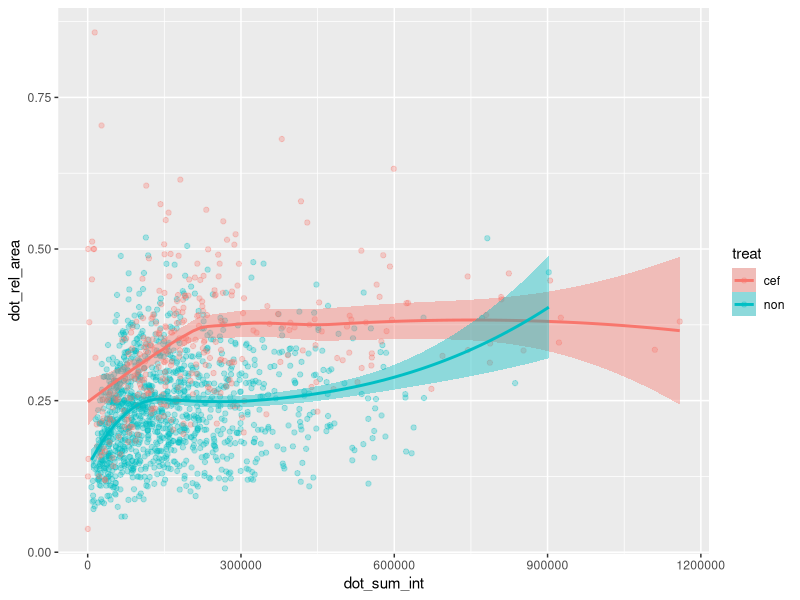
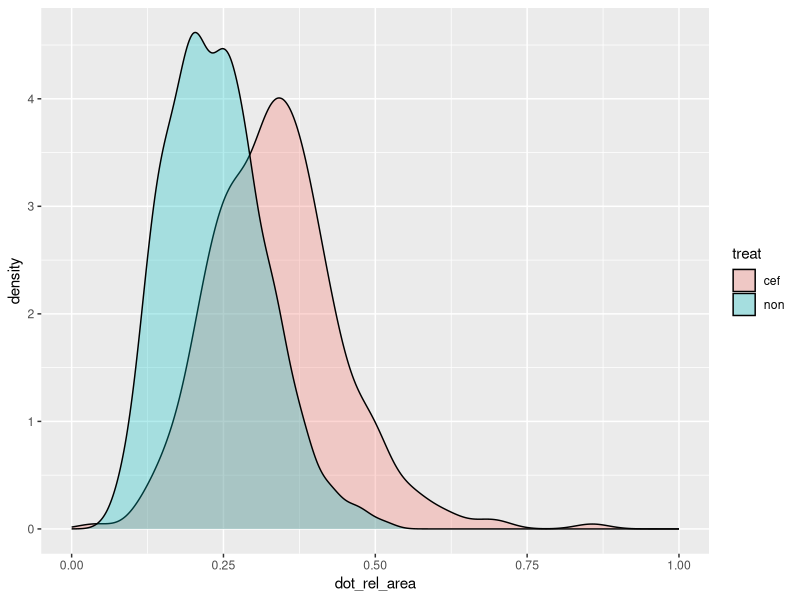
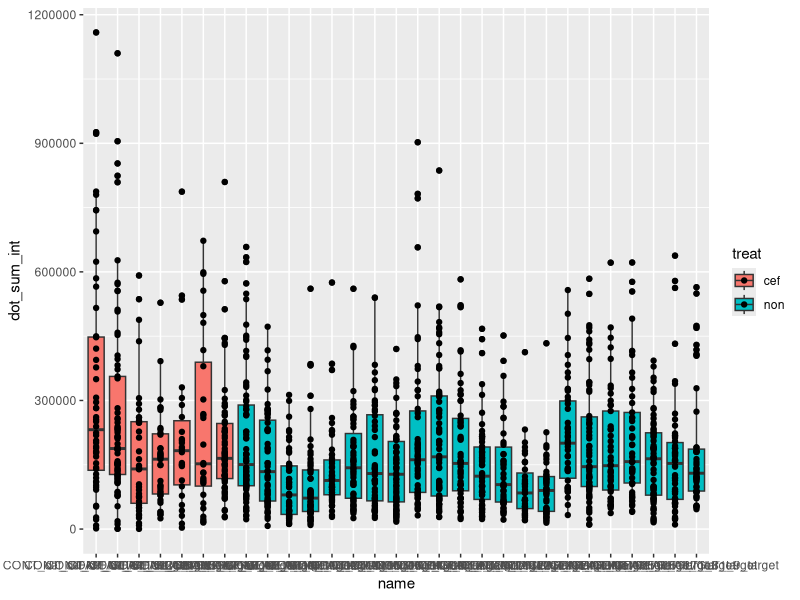
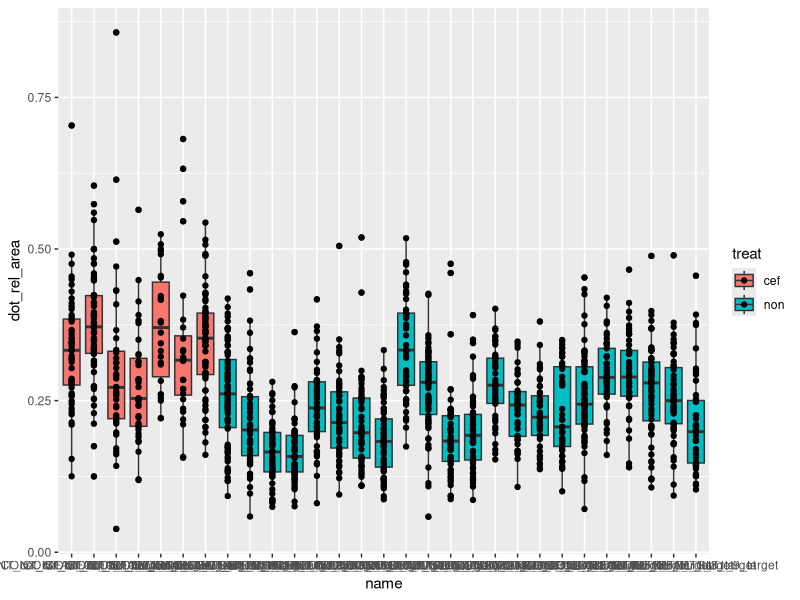
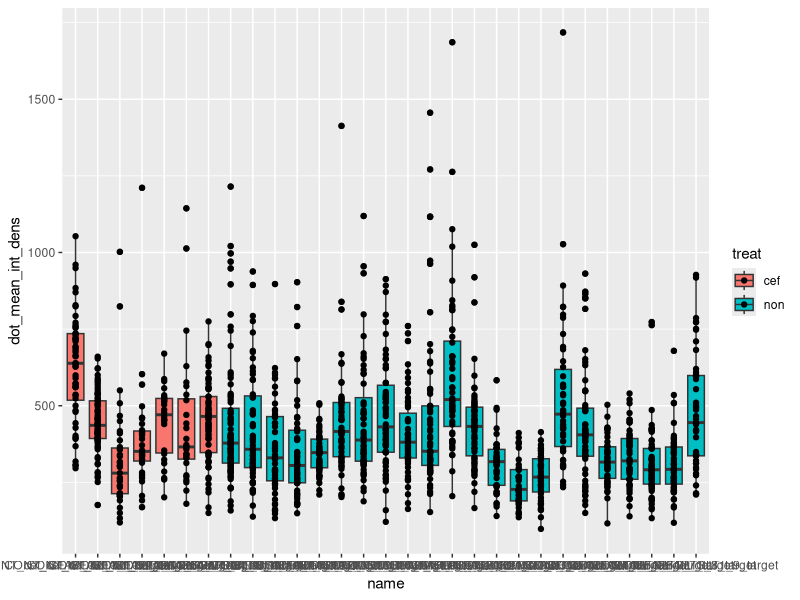
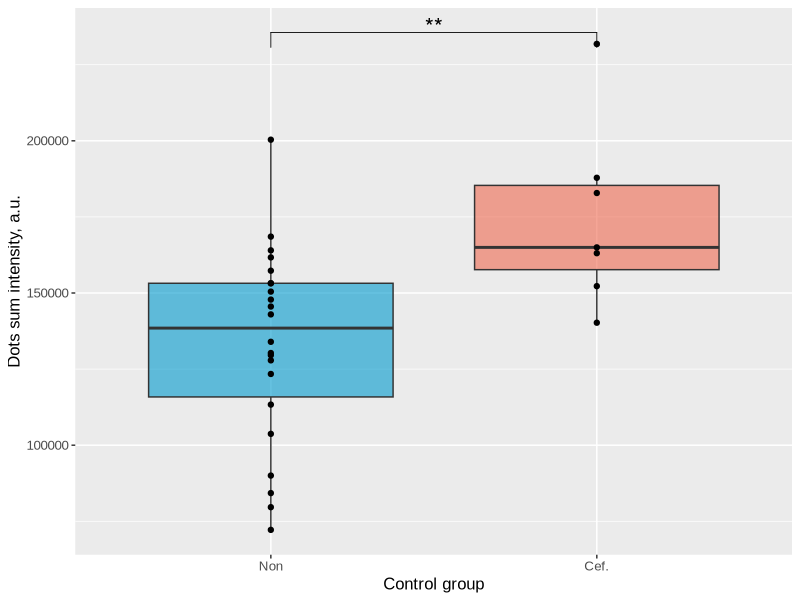
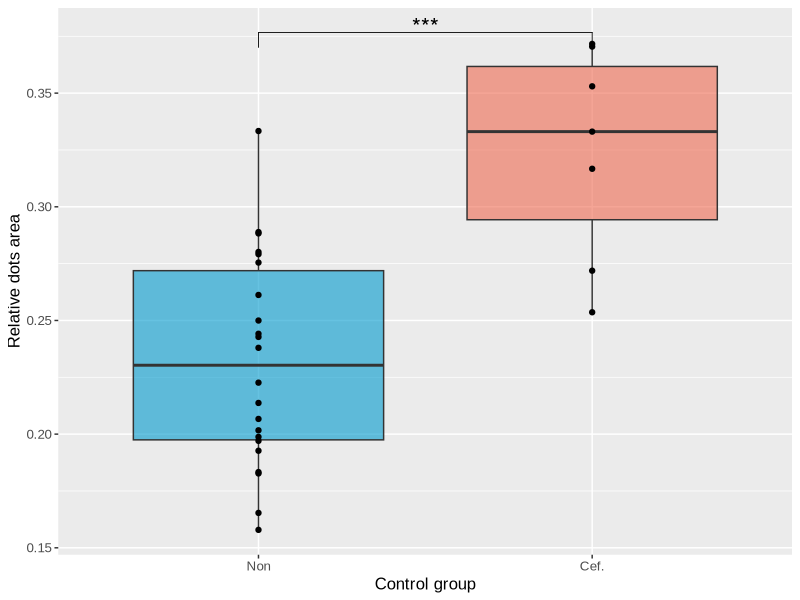
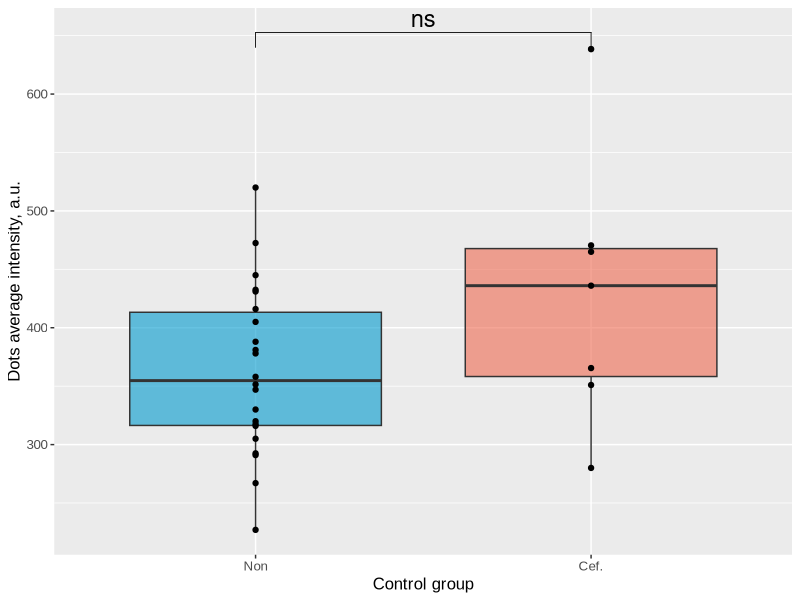

Generate these figures, in order, with R:
# GLT in astrocytes
#
# COLUMNS FROM PLUGIN
# cell_row = [glt_img.name,                        # id
#             group,                               # group
#             a_region.label,                      # cell_num
#             one_cell_area,                       # cell_area
#             one_dot_num,                         # dot_num
#             one_dot_area,                        # dot_area  це сумарна площа на один астроцит, тобто це не можна використати як параметр окремої точки
#             round(one_dot_rel_area, 3),          # dot_rel_area
#             one_dot_sum_int,                     # dot_sum_int
#             int(one_dot_mean_int),               # dot_mean_int
#             int(one_dot_sum_int / one_dot_num),  # dot_men_int_per_dot
#             int(one_dot_mean_int_dens)]          # dot_mean_int_dens

library(dplyr)
library(tidyr)
library(purrr)
library(forcats)
library(readr)
library(rstatix)
library(gridExtra)
library(ggplot2)
library(ggpubr)
library(cowplot)
library(ggsci)


setwd('/home/wisstock/bio_note/projects/PhD/9_2024_GLT_in_TBI/exp/2025_08_23_glt_in_astrocytes')

df <- read.csv('astrocyte_count.csv') %>%
  select(-id) %>%
  mutate(dot_rel_area = parse_number(dot_rel_area, locale = locale(decimal_mark = ","))) %>%
  mutate_if(is.character, as.factor) %>%
  mutate(dot_rel_area = dot_area / cell_area)

df.ctrl <- df %>%
  filter(group == 'cont') %>%
  droplevels() %>%
  select(-group) %>%
  filter(dot_rel_area < 1,
         dot_sum_int < 1.5e+06) %>%
  droplevels()

# plots settings
font.size <- 12  # 19
font.fam <- 'Arial'
box.alpha <- 0.6

cef.color <- 'coral2' 
non.color <- 'deepskyblue3' 


##### CTRL TEST #####
# RAW

  
ggplot(data = df.ctrl,
       aes(x = dot_sum_int, y = dot_rel_area,
           color = treat, fill = treat)) +
  geom_point(alpha = .3) +
  geom_smooth(method = 'loess', se = TRUE, span = 0.85)


ggplot(data = df.ctrl,
       aes(x = dot_rel_area, fill = treat)) +
  geom_density(alpha = .3) +
  scale_x_continuous(limits = c(0,1))




ggplot(data = df.ctrl,
       aes(x = name, y = dot_sum_int, fill = treat)) +
  geom_boxplot() +
  geom_point()

df.ctrl %>%
  group_by(treat) %>%
  kruskal_test(dot_sum_int ~ name) %>%
  add_significance()

df.ctrl %>%
  wilcox_test(dot_sum_int ~ treat) %>%
  add_significance()


ggplot(data = df.ctrl,
       aes(x = name, y = dot_rel_area, fill = treat)) +
  geom_boxplot() +
  geom_point()

df.ctrl %>%
  group_by(treat) %>%
  kruskal_test(dot_rel_area ~ name) %>%
  add_significance()

df.ctrl %>%
  wilcox_test(dot_rel_area ~ treat) %>%
  add_significance()


# dot mean
ggplot(data = df.ctrl,
       aes(x = name, y = dot_mean_int_dens, fill = treat)) +
  geom_boxplot() +
  geom_point()

df.ctrl %>%
  wilcox_test(dot_mean_int_dens ~ treat) %>%
  add_significance()

###### MEDIAN CTRL BOXPLOTS ==>> FIN PLOTS <<== #####
df.ctrl.med <- df.ctrl %>%
  group_by(name) %>%
  mutate(med_dot_mean_int = median(dot_mean_int_dens),
         med_dot_sum_int = median(dot_sum_int),
         med_dot_area = median(dot_rel_area),
         med_dot_num = median(dot_num)) %>%
  select(name, treat, med_dot_sum_int, med_dot_area, med_dot_num, med_dot_mean_int) %>%
  distinct() %>%
  droplevels() %>%
  ungroup()


med_dot_sum_stat <- df.ctrl.med %>%
  wilcox_test(med_dot_sum_int ~ treat) %>%
  add_significance() %>%
  add_xy_position()

boxplot_med_dot_sum_int <- ggplot(data = df.ctrl.med,
       aes(x = fct_relevel(treat, 'non', 'cef'), y = med_dot_sum_int)) +
  geom_boxplot(aes(fill = treat), alpha = box.alpha) +
  stat_pvalue_manual(data = med_dot_sum_stat, size = font.size-6) +
  geom_point() +
  scale_fill_manual(name = "Treat",
                     labels = c("Cef.", "Non"),
                     values = c('cef' = cef.color, 'non' = non.color)) +
    scale_x_discrete(labels = c('Non', 'Cef.')) +
    labs(x = 'Control group', y = 'Dots sum intensity, a.u.') +
    theme(text=element_text(size = font.size, family = font.fam),
          legend.position = 'None')

boxplot_med_dot_sum_int
save_plot('boxplot_med_dot_sum_int.png', boxplot_med_dot_sum_int,
          base_width = 3.5, base_height = 5, dpi = 300)  # set up plot aspect ratio here

remove(boxplot_med_dot_sum_int, med_dot_sum_stat)



med_dot_area_stat <- df.ctrl.med %>%
  wilcox_test(med_dot_area ~ treat) %>%
  add_significance() %>%
  add_xy_position()

boxplot_med_dot_area <- ggplot(data = df.ctrl.med,
       aes(x = fct_relevel(treat, 'non', 'cef'), y = med_dot_area)) +
  geom_boxplot(aes(fill = treat), alpha = box.alpha) +
  stat_pvalue_manual(data = med_dot_area_stat, size = font.size-6) +
  geom_point() +
  scale_fill_manual(name = "Treat",
                    labels = c("Cef.", "Non"),
                    values = c('cef' = cef.color, 'non' = non.color)) +
  scale_x_discrete(labels = c('Non', 'Cef.')) +
  labs(x = 'Control group', y = 'Relative dots area') +
  theme(text=element_text(size = font.size, family = font.fam),
        legend.position = 'None')

boxplot_med_dot_area
save_plot('boxplot_med_dot_area.png', boxplot_med_dot_area,
          base_width = 3.5, base_height = 5, dpi = 300)  # set up plot aspect ratio here

remove(boxplot_med_dot_area, med_dot_area_stat)



med_dot_mean_stat <- df.ctrl.med %>%
  wilcox_test(med_dot_mean_int ~ treat) %>%
  add_significance() %>%
  add_xy_position()

boxplot_med_dot_mean_int <- ggplot(data = df.ctrl.med,
       aes(x = fct_relevel(treat, 'non', 'cef'), y = med_dot_mean_int)) +
  geom_boxplot(aes(fill = treat), alpha = box.alpha) +
  geom_point() +
  stat_pvalue_manual(data = med_dot_mean_stat, size = font.size-6) +
  scale_fill_manual(name = "Treat",
                    labels = c("Cef.", "Non"),
                    values = c('cef' = cef.color, 'non' = non.color)) +
  scale_x_discrete(labels = c('Non', 'Cef.')) +
  labs(x = 'Control group', y = 'Dots average intensity, a.u.') +
  theme(text=element_text(size = font.size, family = font.fam),
        legend.position = 'None')

boxplot_med_dot_mean_int
save_plot('boxplot_med_dot_mean_int.png', boxplot_med_dot_mean_int,
          base_width = 3.5, base_height = 5, dpi = 300)  # set up plot aspect ratio here

remove(boxplot_med_dot_mean_int, med_dot_mean_stat)


##### EXP MED STAT #####
# RAW
df.tbi <-  df %>%
  filter(group != 'cont') %>%
  droplevels()

ggplot(data = df.tbi,
       aes(x = name, y = dot_sum_int, fill = treat)) +
  geom_boxplot() +
  facet_wrap(~group, scales = "free_x")

ggplot(data = df.tbi,
       aes(x = name, y = dot_rel_area, fill = treat)) +
  geom_boxplot() +
  facet_wrap(~group, scales = "free_x")

ggplot(data = df.tbi,
       aes(x = name, y = dot_mean_int_dens, fill = treat)) +
  geom_boxplot() +
  facet_wrap(~group, scales = "free_x")


# ggplot(data = df.tbi,
#        aes(x = dot_sum_int, y = dot_rel_area)) +
#   geom_point(aes(color = treat, fill = treat), alpha = .3) +
#   geom_smooth(aes(group = treat), method = 'loess', se = TRUE, span = 0.85) +
#   facet_wrap(~group, scales = "free_x")




###### MED STAT #####
df.tbi.med <- df.tbi %>%
  group_by(name) %>%
  mutate(med_dot_mean_int = median(dot_mean_int_dens),
         med_dot_sum_int = median(dot_sum_int),
         med_dot_area = median(dot_rel_area),
         med_dot_num = median(dot_num)) %>%
  select(name, treat, group, med_dot_sum_int, med_dot_area, med_dot_num, med_dot_mean_int) %>%
  distinct() %>%
  droplevels() %>%
  ungroup() %>%
  filter(!(med_dot_area < 0.1 & group == 'tbi14')) %>%
  mutate(group = factor(group, levels = c('cont', 'tbi3', 'tbi7', 'tbi14')))

df.ctrl.non.med <- df.ctrl.med %>%
  filter(treat != 'cef') %>%
  mutate(group = 'cont')

df.ctrl.non.med.2nd <- df.ctrl.med %>%
  filter(treat != 'cef') %>%
  mutate(group = 'cont', treat = 'cef')

ctrl.non.val <- df.ctrl.med %>%
  filter(treat != 'cef') %>%
  select(where(is.numeric), -med_dot_num) %>%
  summarise_all(list(median, IQR))

df.tbi.ctrl.med <- rbind(df.tbi.med, df.ctrl.non.med, df.ctrl.non.med.2nd) %>%
  mutate(group = factor(group, levels = c('cont', 'tbi3', 'tbi7', 'tbi14')))

ggplot(data = df.tbi.ctrl.med,
       aes(x = group, y = med_dot_sum_int, fill = treat)) +
  geom_boxplot() +
  geom_point() +
  facet_wrap(~treat)

ggplot(data = df.tbi.ctrl.med,
       aes(x = group, y = med_dot_mean_int, fill = treat)) +
  geom_boxplot() +
  geom_point() +
  facet_wrap(~treat)

ggplot(data = df.tbi.med,
       aes(x = group, y = med_dot_area, fill = treat)) +
  geom_boxplot() +
  geom_point() +
  facet_wrap(~treat)


###### STAT CTRL vs GROUP #####
df.tbi.ctrl.med %>%
  group_by(treat) %>%
  pairwise_wilcox_test(med_dot_sum_int ~ group, ref.group = 'cont')

df.tbi.ctrl.med %>%
  group_by(treat) %>%
  pairwise_wilcox_test(med_dot_mean_int ~ group, ref.group = 'cont')

df.tbi.ctrl.med %>%
  group_by(treat) %>%
  pairwise_wilcox_test(med_dot_area ~ group, ref.group = 'cont')


###### VAL vs TREAT in TBI #####
df.tbi.med %>%
  group_by(group) %>%
  wilcox_test(med_dot_sum_int ~ treat) %>%
  add_significance()

df.tbi.med %>%
  group_by(group) %>%
  wilcox_test(med_dot_area ~ treat) %>%
  add_significance()

df.tbi.med %>%
  group_by(group) %>%
  wilcox_test(med_dot_mean_int ~ treat) %>%
  add_significance()

###### TIME LINES ==>> FIN PLOTS <<== #####
# mean dot int
plot_med_dot_mean_int <- ggplot(data = df.tbi.med,
       aes(x = group, y = med_dot_mean_int,
           color = treat, group = treat)) +
  geom_hline(yintercept = 354.75, linetype = 'dashed') +
  stat_summary(fun = median,
               geom = 'line', size = 1.25) +
  stat_summary(fun = median,
               geom = 'point', size = 2.5) +
  stat_summary(fun.min = function(z) { quantile(z,0.25) },
               fun.max = function(z) { quantile(z,0.75) },
               fun = median,
               geom = 'errorbar', width = .1, size = 0.75) +
  scale_color_manual(name = "Treat",
                     labels = c("Cef.", "Non"),
                     values = c('cef' = cef.color, 'non' = non.color)) +
  scale_x_discrete(labels = c('3d afrer TBI', '7d afrer TBI', '14d afrer TBI')) +
  labs(x = 'Group', y = 'Median of dots averaged intensity, a.u.') +
  theme(text=element_text(size = font.size, family = font.fam))

plot_med_dot_mean_int
save_plot('plot_med_dot_mean_intt.png', plot_med_dot_mean_int,
          base_width = 4.5, base_height = 5, dpi = 300)  # set up plot aspect ratio here


# mean sum int
plot_med_dot_sum_int <- ggplot(data = df.tbi.med,
       aes(x = group, y = med_dot_sum_int,
           color = treat, group = treat)) +
  geom_hline(yintercept = 138463.5, linetype = 'dashed') +
  stat_summary(fun = median,
               geom = 'line', size = 1.25) +
  stat_summary(fun = median,
               geom = 'point', size = 2.5) +
  stat_summary(fun.min = function(z) { quantile(z,0.25) },
               fun.max = function(z) { quantile(z,0.75) },
               fun = median,
               geom = 'errorbar', width = .1, size = 0.75) +
  scale_color_manual(name = "Treat",
                     labels = c("Cef.", "Non"),
                     values = c('cef' = cef.color, 'non' = non.color)) +
  scale_x_discrete(labels = c('3d afrer TBI', '7d afrer TBI', '14d afrer TBI')) +
  labs(x = 'Group', y = 'Median of dots sum intensity, a.u.') +
  theme(text=element_text(size = font.size, family = font.fam))

plot_med_dot_sum_int
save_plot('plot_med_dot_sum_int.png', plot_med_dot_sum_int,
          base_width = 4.5, base_height = 5, dpi = 300)  # set up plot aspect ratio here

# mean sum int
plot_med_dot_area <- ggplot(data = df.tbi.med,
       aes(x = group, y = med_dot_area,
           color = treat, group = treat)) +
  geom_hline(yintercept = 0.23, linetype = 'dashed') +
  stat_summary(fun = median,
               geom = 'line', size = 1.25) +
  stat_summary(fun = median,
               geom = 'point', size = 2.5) +
  stat_summary(fun.min = function(z) { quantile(z,0.25) },
               fun.max = function(z) { quantile(z,0.75) },
               fun = median,
               geom = 'errorbar', width = .1, size = 0.75) +
  scale_color_manual(name = "Treat",
                       labels = c("Cef.", "Non"),
                     values = c('cef' = cef.color, 'non' = non.color)) +
  scale_x_discrete(labels = c('3d afrer TBI', '7d afrer TBI', '14d afrer TBI')) +
  labs(x = 'Group', y = 'Median of the relative dots area') +
  theme(text=element_text(size = font.size, family = font.fam))

plot_med_dot_area
save_plot('plot_median_dot_area.png', plot_med_dot_area,
          base_width = 4.5, base_height = 5, dpi = 300)  # set up plot aspect ratio here

###### TBI LINE PLOT ######
plot_area_vs_sum <- ggplot(data = df.tbi %>% filter(group == 'tbi3'),
       aes(x=dot_rel_area, y = dot_sum_int, color = treat)) +
  geom_point(alpha = .1) +
  geom_smooth(method = 'lm', se = FALSE) +
  labs(x = 'Relative dots area', y = 'Dots sum intensity, a.u.') +
  scale_color_manual(name = "Treat",
                     labels = c("Cef.", "Non"),
                     values = c('cef' = cef.color, 'non' = non.color)) +
  scale_y_continuous(limits = c(0, 500000)) +                            # set up y limits here
  theme(text=element_text(size = font.size, family = font.fam))

plot_area_vs_sum
save_plot('plot_plot_area_vs_sum.png', plot_area_vs_sum,
          base_width = 4.5, base_height = 5, dpi = 300)  # set up plot aspect ratio here
